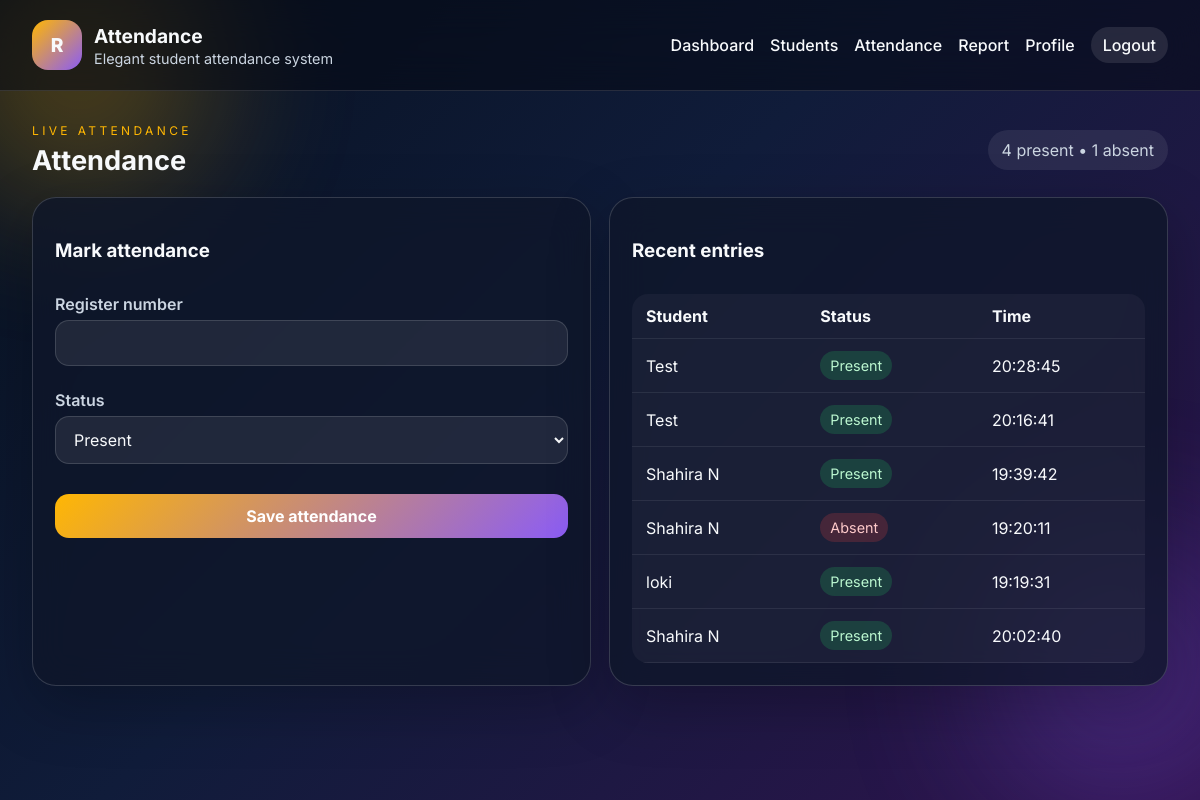
The app's page /attendance (signed in) with its own data.
### tables this page shows
CREATE TABLE attendance (
            id INTEGER PRIMARY KEY AUTOINCREMENT,
            student_id INTEGER NOT NULL,
            attendance_date TEXT NOT NULL,
            status TEXT NOT NULL,
            marked_at TEXT NOT NULL,
            FOREIGN KEY (student_id) REFERENCES students (id)
        );

CREATE TABLE students (
            id INTEGER PRIMARY KEY AUTOINCREMENT,
            full_name TEXT NOT NULL,
            register_number TEXT NOT NULL UNIQUE,
            created_at TEXT NOT NULL DEFAULT CURRENT_TIMESTAMP
        );

### app.py (the view, shortened to what this page needs)
@app.route('/attendance', methods=['GET', 'POST'])
@login_required
def attendance():
    try:
        stats = get_today_stats()
        records = get_attendance_records(limit=10)
        return render_template('attendance.html', stats=stats, records=records)
    except Exception:
        app.logger.exception('Error while processing attendance request')
        flash('Unable to save attendance right now.', 'danger')
        return redirect(url_for('attendance'))

### attendance.py (called while the page is built)
def get_today_stats():
    conn = get_db_connection()
    today = datetime.now().strftime('%Y-%m-%d')
    present = conn.execute(
        'SELECT COUNT(*) as count FROM attendance WHERE attendance_date = ? AND status = ?',
        (today, 'present'),
    ).fetchone()[0]
    absent = conn.execute(
        'SELECT COUNT(*) as count FROM attendance WHERE attendance_date = ? AND status = ?',
        (today, 'absent'),
    ).fetchone()[0]
    total_students = conn.execute('SELECT COUNT(*) as count FROM students').fetchone()[0]
    conn.close()
    return {'present': present, 'absent': absent, 'total_students': total_students}

def get_attendance_records(limit=20):
    conn = get_db_connection()
    rows = conn.execute(
        '''
        SELECT a.id, a.attendance_date, a.status, a.marked_at, s.full_name, s.register_number
        FROM attendance a
        JOIN students s ON s.id = a.student_id
        ORDER BY a.id DESC
        LIMIT ?
        ''',
        (limit,),
    ).fetchall()
    conn.close()
    return [dict(row) for row in rows]

### auth.py (called while the page is built)
def login_required(view):
    @wraps(view)
    def wrapped(*args, **kwargs):
        if not session.get('user_id'):
            flash('Please log in to continue.', 'warning')
            return redirect(url_for('login'))
        return view(*args, **kwargs)
    return wrapped

### models.py (called while the page is built)
def get_db_connection():
    conn = sqlite3.connect(Config.DATABASE_PATH)
    conn.row_factory = sqlite3.Row
    return conn

### templates/attendance.html (shortened to what this page needs)
{% extends 'base.html' %}
{% block content %}
<div class="page-head">
    <div>
        <p class="eyebrow">Live attendance</p>
        <h2>Attendance</h2>
    </div>
    <div class="today-pill">{{ stats.present }} present • {{ stats.absent }} absent</div>
</div>
<div class="grid-two">
    <section class="panel">
        <div class="panel-head">
            <h3>Mark attendance</h3>
        </div>
        <form method="post" class="form-stack">
            <label>Register number
                <input type="text" name="register_number" required>
            </label>
            <label>Status
                <select name="status" required>
                    <option value="present">Present</option>
                </select>
            </label>
            <button type="submit">Save attendance</button>
        </form>
    </section>
    <section class="panel">
        <div class="panel-head">
            <h3>Recent entries</h3>
        </div>
        <div class="table-card">
            <table>
                <thead>
                    <tr>
                        <th>Student</th>
                        <th>Status</th>
                        <th>Time</th>
                    </tr>
                </thead>
                <tbody>
                    {% for item in records %}
                    <tr>
                        <td>{{ item.full_name }}</td>
                        <td><span class="status {{ item.status }}">{{ item.status }}</span></td>
                        <td>{{ item.marked_at }}</td>
                    </tr>
                    {% else %}
                    <tr><td colspan="3">No attendance entries yet.</td></tr>
                    {% endfor %}
                </tbody>
            </table>
        </div>
    </section>
</div>
{% endblock %}

### static/css/style.css (style rules this page uses)
:root { --bg: #07111f; --panel: rgba(15, 23, 42, 0.78); --border: rgba(255,255,255,0.16); --text: #f8fafc; --muted: #cbd5e1; --gold: #ffb703; --purple: #8b5cf6; --blue: #38bdf8; --green: #22c55e; --red: #ef4444; }
* { box-sizing: border-box; }
body { margin: 0; font-family: 'Inter', sans-serif; color: var(--text); background: linear-gradient(135deg, #07111f 0%, #101c3a 45%, #2f134e 100%); min-height: 100vh; overflow-x: hidden; }
.auth-hero, .auth-form, .panel, .stat-card { background: var(--panel); border: 1px solid var(--border); backdrop-filter: blur(18px); box-shadow: 0 20px 60px rgba(0,0,0,0.25); }
label { display: block; margin-bottom: 14px; font-weight: 600; color: var(--muted); }
input, select, button { width: 100%; border: 1px solid rgba(255,255,255,0.14); border-radius: 14px; padding: 12px 14px; margin-top: 6px; font-size: 1rem; font-family: inherit; }
input, select { background: rgba(255,255,255,0.08); color: var(--text); }
button { cursor: pointer; font-weight: 700; color: white; background: linear-gradient(135deg, var(--gold), var(--purple)); border: none; transition: transform 0.2s ease; }
.page-head { display: flex; justify-content: space-between; align-items: center; margin-bottom: 20px; gap: 12px; }
.eyebrow { text-transform: uppercase; letter-spacing: 0.28em; color: var(--gold); font-size: 0.75rem; margin: 0 0 6px; }
.page-head h2 { margin: 0; font-size: 1.7rem; }
.today-pill { padding: 10px 14px; border-radius: 999px; background: rgba(255,255,255,0.08); color: var(--muted); }
.panel { padding: 22px; border-radius: 24px; margin-bottom: 18px; }
.panel-head { display: flex; justify-content: space-between; align-items: center; margin-bottom: 14px; }
.table-card { overflow: hidden; border-radius: 16px; background: rgba(255,255,255,0.04); }
table { width: 100%; border-collapse: collapse; }
th, td { padding: 12px 14px; text-align: left; border-bottom: 1px solid rgba(255,255,255,0.08); }
.status { display: inline-block; padding: 6px 10px; border-radius: 999px; text-transform: capitalize; font-size: 0.9rem; }
.status.present { background: rgba(34,197,94,0.2); color: #bbf7d0; }
.status.absent { background: rgba(239,68,68,0.2); color: #fecaca; }
.grid-two { display: grid; grid-template-columns: 1fr 1fr; gap: 18px; }
.form-stack { display: flex; flex-direction: column; gap: 10px; }

### records on screen
attendance: full_name "Test", status "Present", marked_at "20:28:45"
attendance: full_name "Test", status "Present", marked_at "20:16:41"
attendance: full_name "Shahira N", status "Present", marked_at "19:39:42"
attendance: full_name "Shahira N", status "Absent", marked_at "19:20:11"
attendance: full_name "loki", status "Present", marked_at "19:19:31"
attendance: full_name "Shahira N", status "Present", marked_at "20:02:40"

### other values on screen
{{ stats.present }} "4"
{{ stats.absent }} "1"
